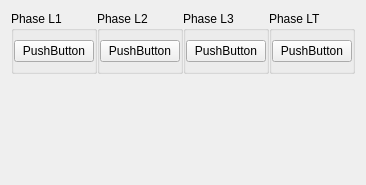
      <widget class="QWidget" name="tab_2">
       <attribute name="title">
        <string>Seite</string>
       </attribute>
       <layout class="QVBoxLayout" name="verticalLayout_3">
        <property name="sizeConstraint">
         <enum>QLayout::SetMinimumSize</enum>
        </property>
        <item>
         <layout class="QHBoxLayout" name="horizontalLayout_2">
          <property name="spacing">
           <number>0</number>
          </property>
          <property name="sizeConstraint">
           <enum>QLayout::SetMinimumSize</enum>
          </property>
          <item>
           <widget class="QGroupBox" name="groupBoxL1">
            <property name="sizePolicy">
             <sizepolicy hsizetype="Preferred" vsizetype="Preferred">
              <horstretch>0</horstretch>
              <verstretch>0</verstretch>
             </sizepolicy>
            </property>
            <property name="title">
             <string>Phase L1</string>
            </property>
            <layout class="QGridLayout" name="gridLayout_2">
             <property name="leftMargin">
              <number>0</number>
             </property>
             <property name="rightMargin">
              <number>0</number>
             </property>
             <item row="0" column="0">
              <layout class="QHBoxLayout" name="layoutPhaseL1">
               <property name="sizeConstraint">
                <enum>QLayout::SetMinimumSize</enum>
               </property>
              </layout>
             </item>
             <item row="1" column="0">
              <widget class="QPushButton" name="pushButton_7">
               <property name="sizePolicy">
                <sizepolicy hsizetype="Preferred" vsizetype="Fixed">
                 <horstretch>0</horstretch>
                 <verstretch>0</verstretch>
                </sizepolicy>
               </property>
               <property name="text">
                <string>PushButton</string>
               </property>
              </widget>
             </item>
            </layout>
           </widget>
          </item>
          <item>
           <widget class="QGroupBox" name="groupBoxL2">
            <property name="title">
             <string>Phase L2</string>
            </property>
            <layout class="QVBoxLayout" name="verticalLayout_4">
             <property name="leftMargin">
              <number>0</number>
             </property>
             <property name="rightMargin">
              <number>0</number>
             </property>
             <item>
              <layout class="QHBoxLayout" name="layoutPhaseL2">
               <property name="sizeConstraint">
                <enum>QLayout::SetMinimumSize</enum>
               </property>
              </layout>
             </item>
             <item>
              <widget class="QPushButton" name="pushButton_8">
               <property name="text">
                <string>PushButton</string>
               </property>
              </widget>
             </item>
            </layout>
           </widget>
          </item>
          <item>
           <widget class="QGroupBox" name="groupBoxL3">
            <property name="title">
             <string>Phase L3</string>
            </property>
            <layout class="QGridLayout" name="gridLayout_6">
             <property name="leftMargin">
              <number>0</number>
             </property>
             <property name="rightMargin">
              <number>0</number>
             </property>
             <item row="0" column="0">
              <layout class="QVBoxLayout" name="layoutPhaseL3">
               <property name="sizeConstraint">
                <enum>QLayout::SetMinimumSize</enum>
               </property>
              </layout>
             </item>
             <item row="1" column="0">
              <widget class="QPushButton" name="pushButton_9">
               <property name="text">
                <string>PushButton</string>
               </property>
              </widget>
             </item>
            </layout>
           </widget>
          </item>
          <item>
           <widget class="QGroupBox" name="groupBoxLT">
            <property name="title">
             <string>Phase LT</string>
            </property>
            <layout class="QGridLayout" name="gridLayout_7">
             <property name="leftMargin">
              <number>0</number>
             </property>
             <property name="rightMargin">
              <number>0</number>
             </property>
             <item row="0" column="0">
              <layout class="QVBoxLayout" name="layoutPhaseLT">
               <property name="sizeConstraint">
                <enum>QLayout::SetMinimumSize</enum>
               </property>
              </layout>
             </item>
             <item row="1" column="0">
              <widget class="QPushButton" name="pushButton_10">
               <property name="text">
                <string>PushButton</string>
               </property>
              </widget>
             </item>
            </layout>
           </widget>
          </item>
         </layout>
        </item>
        <item>
         <spacer name="verticalSpacer">
          <property name="orientation">
           <enum>Qt::Vertical</enum>
          </property>
          <property name="sizeType">
           <enum>QSizePolicy::Fixed</enum>
          </property>
          <property name="sizeHint" stdset="0">
           <size>
            <width>20</width>
            <height>100</height>
           </size>
          </property>
         </spacer>
        </item>
       </layout>
      </widget>
